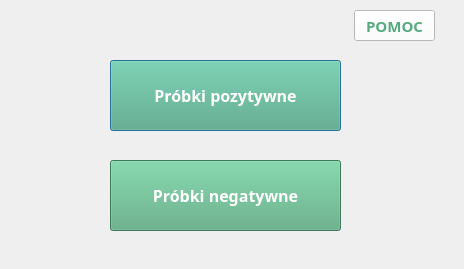
<?xml version="1.0" encoding="UTF-8"?>
<ui version="4.0">
 <class>l</class>
 <widget class="QDialog" name="l">
  <property name="geometry">
   <rect>
    <x>0</x>
    <y>0</y>
    <width>464</width>
    <height>269</height>
   </rect>
  </property>
  <property name="minimumSize">
   <size>
    <width>464</width>
    <height>269</height>
   </size>
  </property>
  <property name="maximumSize">
   <size>
    <width>464</width>
    <height>369</height>
   </size>
  </property>
  <property name="windowTitle">
   <string>Dialog</string>
  </property>
  <widget class="QPushButton" name="button_choose_createsamples">
   <property name="geometry">
    <rect>
     <x>110</x>
     <y>60</y>
     <width>231</width>
     <height>71</height>
    </rect>
   </property>
   <property name="font">
    <font>
     <family>Century Gothic</family>
     <pointsize>12</pointsize>
     <weight>75</weight>
     <bold>true</bold>
    </font>
   </property>
   <property name="styleSheet">
    <string notr="true">color: rgb(255, 255, 255);
background: rgb(85, 170, 127)
</string>
   </property>
   <property name="text">
    <string>Próbki pozytywne</string>
   </property>
  </widget>
  <widget class="QPushButton" name="button_only_traincascade">
   <property name="enabled">
    <bool>true</bool>
   </property>
   <property name="geometry">
    <rect>
     <x>110</x>
     <y>160</y>
     <width>231</width>
     <height>71</height>
    </rect>
   </property>
   <property name="font">
    <font>
     <family>Century Gothic</family>
     <pointsize>12</pointsize>
     <weight>75</weight>
     <bold>true</bold>
    </font>
   </property>
   <property name="styleSheet">
    <string notr="true">color: rgb(255, 255, 255);
background: rgb(85, 170, 127)
</string>
   </property>
   <property name="text">
    <string>Próbki negatywne</string>
   </property>
  </widget>
  <widget class="QPushButton" name="button_help">
   <property name="geometry">
    <rect>
     <x>354</x>
     <y>10</y>
     <width>81</width>
     <height>31</height>
    </rect>
   </property>
   <property name="font">
    <font>
     <family>Century Gothic</family>
     <pointsize>11</pointsize>
     <weight>75</weight>
     <bold>true</bold>
    </font>
   </property>
   <property name="styleSheet">
    <string notr="true">color: rgb(85, 170, 127);
background: rgb(255, 255, 255)
</string>
   </property>
   <property name="text">
    <string>POMOC</string>
   </property>
  </widget>
 </widget>
 <resources/>
 <connections/>
</ui>
